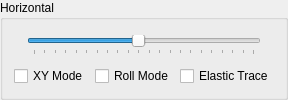
          <widget class="QGroupBox" name="horizontalBox">
           <property name="title">
            <string>Horizontal</string>
           </property>
           <layout class="QVBoxLayout" name="verticalLayout_2">
            <item>
             <layout class="QHBoxLayout" name="horizontalLayout_2">
              <item>
               <widget class="QLabel" name="label">
                <property name="text">
                 <string/>
                </property>
                <property name="pixmap">
                 <pixmap resource="xprotolabinterface.qrc">:/Bitmaps/Bitmaps/wave-big.png</pixmap>
                </property>
                <property name="scaledContents">
                 <bool>false</bool>
                </property>
               </widget>
              </item>
              <item>
               <widget class="QSlider" name="samplingSlider">
                <property name="maximum">
                 <number>21</number>
                </property>
                <property name="singleStep">
                 <number>1</number>
                </property>
                <property name="pageStep">
                 <number>1</number>
                </property>
                <property name="value">
                 <number>10</number>
                </property>
                <property name="tracking">
                 <bool>true</bool>
                </property>
                <property name="orientation">
                 <enum>Qt::Orientation::Horizontal</enum>
                </property>
                <property name="invertedAppearance">
                 <bool>false</bool>
                </property>
                <property name="invertedControls">
                 <bool>false</bool>
                </property>
                <property name="tickPosition">
                 <enum>QSlider::TickPosition::TicksBelow</enum>
                </property>
                <property name="tickInterval">
                 <number>1</number>
                </property>
               </widget>
              </item>
              <item>
               <widget class="QLabel" name="label_3">
                <property name="text">
                 <string/>
                </property>
                <property name="pixmap">
                 <pixmap resource="xprotolabinterface.qrc">:/Bitmaps/Bitmaps/wave-small.png</pixmap>
                </property>
                <property name="scaledContents">
                 <bool>false</bool>
                </property>
               </widget>
              </item>
             </layout>
            </item>
            <item>
             <layout class="QHBoxLayout" name="horizontalLayout_4">
              <item>
               <widget class="QCheckBox" name="xyMode">
                <property name="toolTip">
                 <string>Changes the display from volts vs. time display to volts vs. volts</string>
                </property>
                <property name="text">
                 <string>XY Mode</string>
                </property>
                <property name="icon">
                 <iconset resource="xprotolabinterface.qrc">
                  <normaloff>:/Bitmaps/Bitmaps/xy.png</normaloff>:/Bitmaps/Bitmaps/xy.png</iconset>
                </property>
               </widget>
              </item>
              <item>
               <widget class="QCheckBox" name="rollMode">
                <property name="toolTip">
                 <string>The data on the display is scrolled to the left as new data comes in</string>
                </property>
                <property name="text">
                 <string>Roll Mode</string>
                </property>
                <property name="icon">
                 <iconset resource="xprotolabinterface.qrc">
                  <normaloff>:/Bitmaps/Bitmaps/roll.png</normaloff>:/Bitmaps/Bitmaps/roll.png</iconset>
                </property>
               </widget>
              </item>
              <item>
               <widget class="QCheckBox" name="elasticMode">
                <property name="toolTip">
                 <string>Average previous trace data with the new data. The result is a more stable waveform displayed on the screen. However, using this setting only makes sense when the scope is properly triggered on a periodic signal.</string>
                </property>
                <property name="text">
                 <string>Elastic Trace</string>
                </property>
                <property name="icon">
                 <iconset resource="xprotolabinterface.qrc">
                  <normaloff>:/Bitmaps/Bitmaps/elastic.png</normaloff>:/Bitmaps/Bitmaps/elastic.png</iconset>
                </property>
               </widget>
              </item>
             </layout>
            </item>
           </layout>
          </widget>
